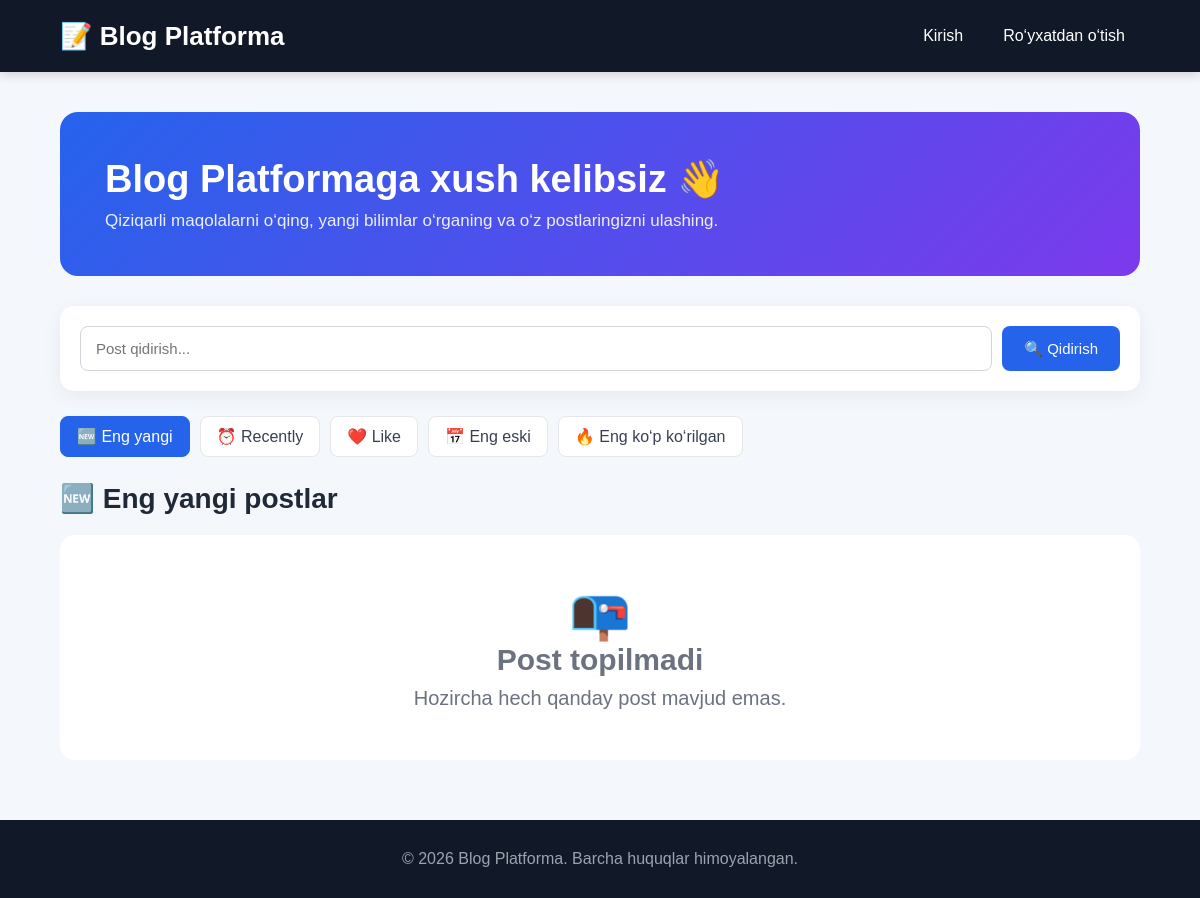
The app's page /, older data.
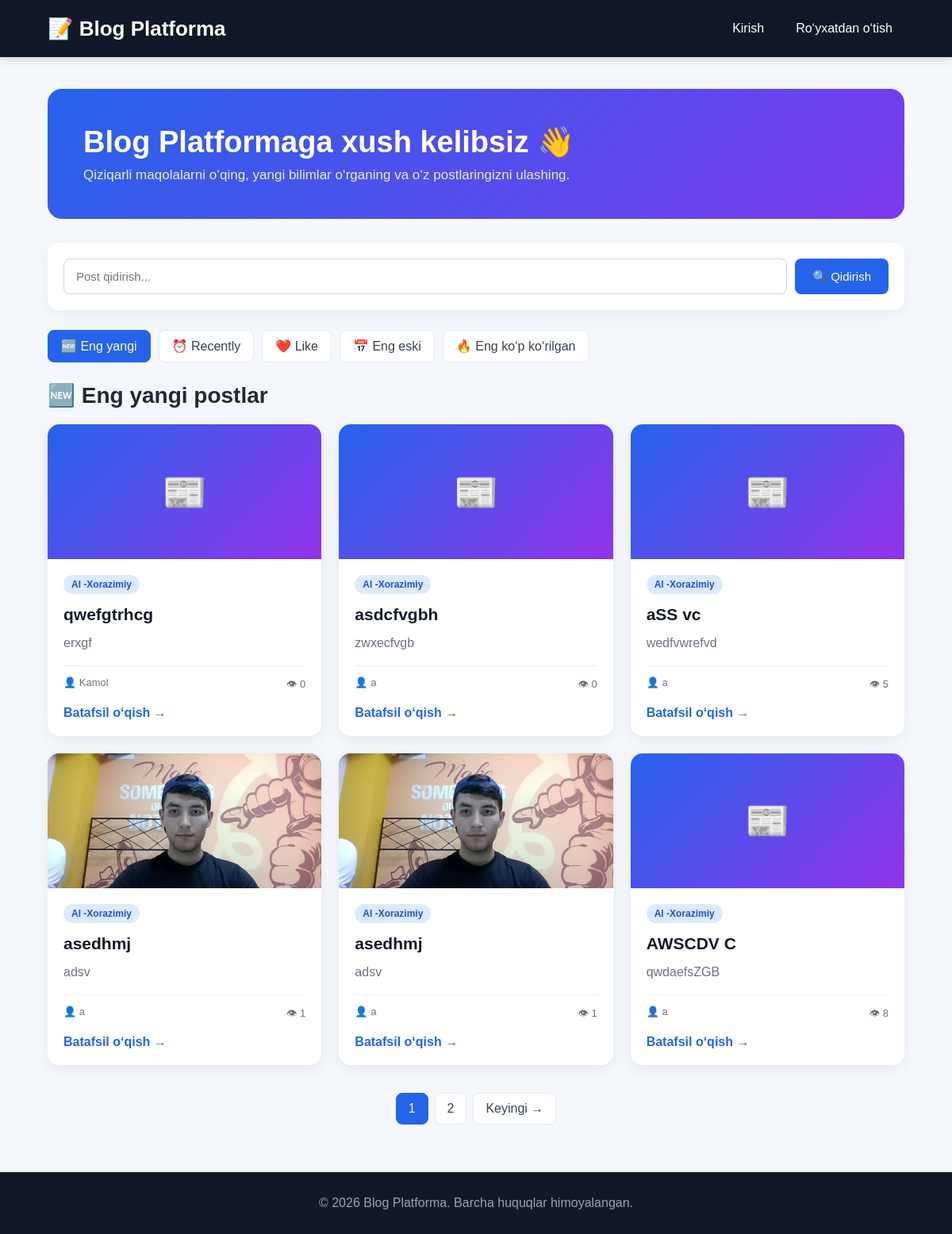
The same page, newer data.
### blog/models.py (models this page shows, shortened)
class Post(models.Model):
    STATUS_CHOICES = [
        ('PUBLISHED', 'Nashr qilingan'),
        ('PENDING', 'Tekshiruvda'),
    ]
    image = models.ImageField(
        upload_to='posts/',
        blank=True,
        null=True
    )
    title = models.CharField(max_length=200)
    slug = models.SlugField(max_length=220, unique=True, blank=True)
    desc = models.TextField()
    content = RichTextField()
    author = models.ForeignKey(settings.AUTH_USER_MODEL, on_delete=models.CASCADE)
    category = models.ForeignKey(Category, on_delete=models.CASCADE)
    status = models.CharField(max_length=20, choices=STATUS_CHOICES, default='PENDING')
    views_count = models.PositiveIntegerField(default=0)
    created_at = models.DateTimeField(auto_now_add=True)
    updated_at = models.DateTimeField(auto_now=True)

class Category(models.Model):
    name = models.CharField(max_length=100)
    slug = models.SlugField(max_length=120, unique=True, blank=True)

### users/models.py (models this page shows, shortened)
class CustomUser(AbstractUser):
    avatar = models.ImageField(upload_to='avatars/', blank=True, null=True)

### blog/views.py (the view, shortened to what this page needs)
# urls.py: path(  "",  HomeView.as_view(),name="home" ),
class HomeView(ListView):
    model = Post
    template_name = 'blog/home.html'
    context_object_name = 'posts'
    paginate_by = 6
    def get_queryset(self):
        posts = Post.objects.filter(
            status='PUBLISHED'
        )
        search = self.request.GET.get(
            'q',
            ''
        ).strip()
        if search:
            posts = posts.filter(
                Q(title__icontains=search) |
                Q(desc__icontains=search) |
                Q(author__username__icontains=search)
            )
        sort = self.request.GET.get(
            'sort',
            'new'
        )
        if sort == 'new':
            posts = posts.order_by(
                '-created_at'
            )
        elif sort == 'old':
            posts = posts.order_by(
                'created_at'
            )
        elif sort == 'recent':
            posts = posts.order_by(
                '-updated_at'
            )
        elif sort == 'views':
            posts = posts.order_by(
                '-views_count'
            )
        else:
            posts = posts.order_by(
                '-created_at'
            )
        return posts

### blog/context_processors.py (called while the page is built)
def recent_posts(request):
    posts = Post.objects.filter(status='PUBLISHED').order_by('-created_at')[:5]
    return {'recent_sidebar_posts': posts}

### blog/templates/blog/home.html (shortened to what this page needs)
<!DOCTYPE html>
<html lang="uz">
<head>
</head>
<body>
<nav class="navbar">
    <div class="nav-content">
        <a href="{% url 'home' %}"
           class="logo">
            📝 Blog Platforma
        </a>
        <div class="nav-links">
            {% if user.is_authenticated %}
                <a href="{% url 'post-create' %}">
                    + Post yozish
                </a>
    <a href="{% url 'profile' %}">
        👤 Mening profilim
    </a>
                <a href="{% url 'liked-posts' %}">
                    ❤️ Yoqtirganlarim
                </a>
                <form method="post"
                      action="{% url 'logout' %}"
                      style="display:inline; margin:0;">
                    {% csrf_token %}
                    <button type="submit"
                            class="logout-btn">
                        Chiqish
                    </button>
                </form>
            {% else %}
                <a href="/users/login/">
                    Kirish
                </a>
                <a href="/users/register/">
                    Ro‘yxatdan o‘tish
                </a>
            {% endif %}
        </div>
    </div>
</nav>
<div class="container">
    <div class="hero">
        <h1>
            Blog Platformaga xush kelibsiz 👋
        </h1>
        <p>
            Qiziqarli maqolalarni o‘qing,
            yangi bilimlar o‘rganing
            va o‘z postlaringizni ulashing.
        </p>
    </div>
    <div class="search-box">
        <form method="get"
              class="search-form">
            <input
                type="text"
                name="q"
                value="{{ request.GET.q }}"
                placeholder="Post qidirish..."
            >
            <button type="submit">
                🔍 Qidirish
            </button>
        </form>
    </div>
    <div class="sort">
        <a href="?sort=new"
           {% if request.GET.sort == 'new' or not request.GET.sort %}
           class="active"
           {% endif %}>
            🆕 Eng yangi
        </a>
        <a href="?sort=recent"
           >
            ⏰ Recently
        </a>
        <a href="?sort=likes"
           >
            ❤️ Like
        </a>
        <a href="?sort=old"
           >
            📅 Eng eski
        </a>
        <a href="?sort=views"
           >
            🔥 Eng ko‘p ko‘rilgan
        </a>
    </div>
    <h2 class="section-title">
        {% if request.GET.sort == 'old' %}
            📅 Eski postlar
        {% elif request.GET.sort == 'recent' %}
            ⏰ Recently postlar
        {% elif request.GET.sort == 'likes' %}
            ❤️ Yoqtirgan postlar
        {% elif request.GET.sort == 'views' %}
            🔥 Eng ko‘p ko‘rilgan postlar
        {% else %}
            🆕 Eng yangi postlar
        {% endif %}
    </h2>
    {% if posts %}
        <div class="posts">
            {% for post in posts %}
                <article class="post-card">
                    <div class="post-image">
                        {% if post.image %}
                            <img
                                src="{{ post.image.url }}"
                                alt="{{ post.title }}"
                            >
                        {% else %}
                            📰
                        {% endif %}
                    </div>
                    <div class="post-content">
                        {% if post.category %}
                            <span class="category">
                                {{ post.category.name }}
                            </span>
                        {% endif %}
                        <h2 class="post-title">
                            <a href="{% url 'post-detail' post.slug %}">
                                {{ post.title }}
                            </a>
                        </h2>
                        <p class="post-desc">
                            {{ post.desc|truncatewords:20 }}
                        </p>
                        <div class="post-info">
                            <span>
                                👤 {{ post.author.username }}
                            </span>
                            <span>
                                👁 {{ post.views_count }}
                            </span>
                        </div>
                        <div class="post-actions">
                            <a
                                href="{% url 'post-detail' post.slug %}"
                                class="read-more">
                                Batafsil o‘qish →
                            </a>
                        </div>
                    </div>
                </article>
            {% endfor %}
        </div>
    {% else %}
        <div class="empty">
            <div style="font-size:50px;">
                📭
            </div>
            <h2>
                Post topilmadi
            </h2>
            <p style="margin-top:10px;">
                Hozircha hech qanday post mavjud emas.
            </p>
        </div>
    {% endif %}
    {% if is_paginated %}
        <div class="pagination">
            {% for num in page_obj.paginator.page_range %}
                {% if page_obj.number == num %}
                    <span class="current">
                        {{ num }}
                    </span>
                {% else %}
                    <a href="?page={{ num }}{% if request.GET.sort %}&sort={{ request.GET.sort }}{% endif %}">
                        {{ num }}
                    </a>
                {% endif %}
            {% endfor %}
            {% if page_obj.has_next %}
                <a href="?page={{ page_obj.next_page_number }}{% if request.GET.sort %}&sort={{ request.GET.sort }}{% endif %}">
                    Keyingi →
                </a>
            {% endif %}
        </div>
    {% endif %}
</div>
<footer>
    <p>
        © 2026 Blog Platforma.
        Barcha huquqlar himoyalangan.
    </p>
</footer>
</body>
</html>

### blog/templates/blog/home.html (style rules this page uses)
* { margin: 0; padding: 0; box-sizing: border-box; }
body { font-family: Arial, sans-serif; background: #f4f7fb; color: #1f2937; }
.navbar { background: #111827; padding: 18px 0; box-shadow: 0 3px 10px rgba(0,0,0,0.15); }
.nav-content { width: 90%; max-width: 1200px; margin: auto; display: flex; justify-content: space-between; align-items: center; }
.logo { color: white; font-size: 26px; font-weight: bold; text-decoration: none; }
.nav-links { display: flex; gap: 10px; align-items: center; }
.nav-links a { color: white; text-decoration: none; padding: 9px 15px; border-radius: 8px; }
.container { width: 90%; max-width: 1200px; margin: 40px auto; }
.hero { background: linear-gradient( 135deg, #2563eb, #7c3aed ); color: white; padding: 45px; border-radius: 18px; margin-bottom: 30px; }
.hero h1 { font-size: 38px; margin-bottom: 10px; }
.hero p { font-size: 17px; opacity: 0.9; }
.search-box { background: white; padding: 20px; border-radius: 14px; box-shadow: 0 5px 20px rgba(0,0,0,0.06); margin-bottom: 25px; }
.search-form { display: flex; gap: 10px; }
.search-form input { flex: 1; padding: 13px 15px; border: 1px solid #d1d5db; border-radius: 8px; font-size: 15px; outline: none; }
.search-form button { border: none; background: #2563eb; color: white; padding: 13px 22px; border-radius: 8px; cursor: pointer; font-size: 15px; }
.sort { display: flex; gap: 10px; margin-bottom: 25px; flex-wrap: wrap; }
.sort a { text-decoration: none; background: white; color: #374151; padding: 10px 16px; border-radius: 8px; border: 1px solid #e5e7eb; }
.sort .active { background: #2563eb; color: white; border-color: #2563eb; }
.section-title { font-size: 28px; margin-bottom: 20px; }
.posts { display: grid; grid-template-columns: repeat(3, 1fr); gap: 22px; }
.post-card { background: white; border-radius: 15px; overflow: hidden; box-shadow: 0 5px 18px rgba(0,0,0,0.07); transition: 0.25s; }
.post-image { height: 170px; background: linear-gradient( 135deg, #2563eb, #9333ea ); display: flex; align-items: center; justify-content: center; color: white; font-size: 45px; font-weight: bold; }
.post-image img { width: 100%; height: 100%; object-fit: cover; }
.post-content { padding: 20px; }
.category { display: inline-block; background: #dbeafe; color: #1d4ed8; padding: 5px 10px; border-radius: 20px; font-size: 12px; font-weight: bold; margin-bottom: 12px; }
.post-title { font-size: 21px; margin-bottom: 10px; line-height: 1.3; }
.post-title a { color: #111827; text-decoration: none; }
.post-desc { color: #6b7280; line-height: 1.6; margin-bottom: 15px; }
.post-info { display: flex; justify-content: space-between; color: #6b7280; font-size: 13px; border-top: 1px solid #eee; padding-top: 13px; }
.post-actions { display: flex; gap: 15px; align-items: center; margin-top: 15px; }
.read-more { color: #2563eb; text-decoration: none; font-weight: bold; }
.pagination { display: flex; justify-content: center; gap: 8px; margin-top: 35px; }
.pagination a, .pagination span { padding: 10px 15px; background: white; border-radius: 8px; text-decoration: none; color: #374151; border: 1px solid #e5e7eb; }
.pagination .current { background: #2563eb; color: white; border-color: #2563eb; }
footer { margin-top: 60px; background: #111827; color: #9ca3af; text-align: center; padding: 30px; }

Row changes from the older to the newer data that the page shows:
added Post: category.name "Al -Xorazimiy", title "qwefgtrhcg", desc "erxgf", author.username "Kamol", views_count "0"
added Post: category.name "Al -Xorazimiy", title "asdcfvgbh", desc "zwxecfvgb", author.username "a", views_count "0"
added Post: category.name "Al -Xorazimiy", title "aSS vc", desc "wedfvwrefvd", author.username "a", views_count "5"
added Post: image (picture), category.name "Al -Xorazimiy", title "asedhmj", desc "adsv", author.username "a", views_count "1"
added Post: image (picture), category.name "Al -Xorazimiy", title "asedhmj", desc "adsv", author.username "a", views_count "1"
added Post: category.name "Al -Xorazimiy", title "AWSCDV C", desc "qwdaefsZGB", author.username "a", views_count "8"
Text that changed along with them:
new list line: "1"
new list line: "2"
text no longer shown: "📭 Post topilmadi Hozircha hech qanday post mavjud emas."
text now shown: "Keyingi →"
